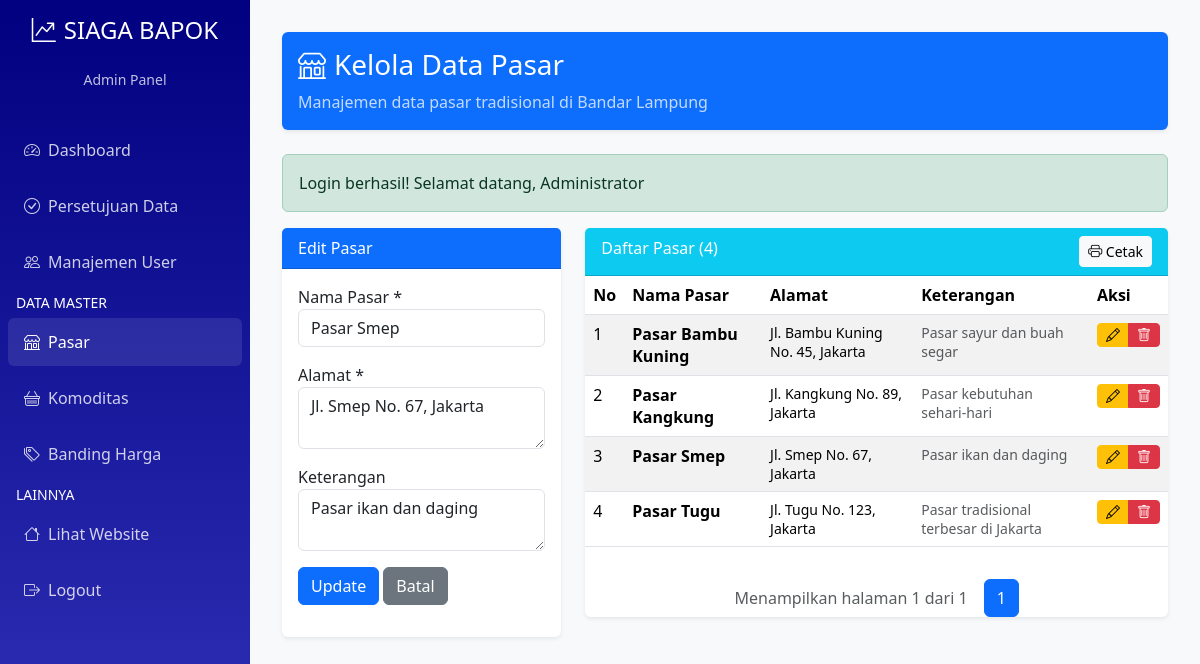
Screenshot of /admin/markets.php?edit=3 (signed in) with the database file from the repository.
### tables this page shows
CREATE TABLE pasar (
    id_pasar INT PRIMARY KEY AUTO_INCREMENT,
    nama_pasar VARCHAR(100) NOT NULL,
    alamat TEXT,
    keterangan TEXT,
    created_at TIMESTAMP DEFAULT CURRENT_TIMESTAMP,
    updated_at TIMESTAMP DEFAULT CURRENT_TIMESTAMP ON UPDATE CURRENT_TIMESTAMP
);

### config/database.php (called while the page is built, shortened)
<?php
class Database {
    private $host = 'localhost';
    private $username = 'root';
    private $password = '';
    private $database = 'siagabapok_db';
    private $charset = 'utf8mb4';
    private $pdo;
    private function connect() {
        try {
            $dsn = "mysql:host={$this->host};dbname={$this->database};charset={$this->charset}";
            $options = [
                PDO::ATTR_ERRMODE => PDO::ERRMODE_EXCEPTION,
                PDO::ATTR_DEFAULT_FETCH_MODE => PDO::FETCH_ASSOC,
                PDO::ATTR_EMULATE_PREPARES => false,
            ];
            $this->pdo = new PDO($dsn, $this->username, $this->password, $options);
        } catch (PDOException $e) {
            die("Database connection failed: " . $e->getMessage());
        }
    }
    public function query($sql, $params = []) {
        try {
            $stmt = $this->pdo->prepare($sql);
            $stmt->execute($params);
            return $stmt;
        } catch (PDOException $e) {
            error_log("Database query error: " . $e->getMessage());
            throw $e;
        }
    }
    public function fetchAll($sql, $params = []) {
        $stmt = $this->query($sql, $params);
        return $stmt->fetchAll();
    }
    public function fetchOne($sql, $params = []) {
        $stmt = $this->query($sql, $params);
        return $stmt->fetch();
    }
    public function execute($sql, $params = []) {
        $stmt = $this->query($sql, $params);
        return $stmt->rowCount();
    }
}
?>

### public/admin/markets.php (the view, shortened to what this page needs)
<?php
require_once __DIR__ . '/../../src/models/Price.php';
require_once __DIR__ . '/../../config/database.php';
if ($_SESSION['role'] === 'admin') {
    include __DIR__ . '/sidebar_admin.php';
} elseif ($_SESSION['role'] === 'uptd') {
    include __DIR__ . '/sidebar_uptd.php';
}
$db = new Database();
$createTableSql = "CREATE TABLE IF NOT EXISTS pasar (
    id_pasar INT PRIMARY KEY AUTO_INCREMENT,
    nama_pasar VARCHAR(100) NOT NULL,
    alamat TEXT,
    keterangan TEXT,
    created_at TIMESTAMP DEFAULT CURRENT_TIMESTAMP,
    updated_at TIMESTAMP DEFAULT CURRENT_TIMESTAMP ON UPDATE CURRENT_TIMESTAMP
)";
$db->query($createTableSql);
$search = isset($_GET['search']) ? trim($_GET['search']) : '';
$page = isset($_GET['page']) ? max(1, (int)$_GET['page']) : 1;
$perPage = 10;
$where = $search ? "WHERE nama_pasar LIKE ?" : "";
$params = $search ? ["%$search%"] : [];
$total = $db->fetchOne("SELECT COUNT(*) as cnt FROM pasar $where", $params)['cnt'];
$pages = ceil($total / $perPage);
$offset = ($page - 1) * $perPage;
$markets = $db->fetchAll("SELECT * FROM pasar $where ORDER BY nama_pasar ASC LIMIT $perPage OFFSET $offset", $params);
$editMarket = null;
if (!empty($_GET['edit'])) {
    $editId = (int)$_GET['edit'];
    $editMarket = $db->fetchOne("SELECT * FROM pasar WHERE id_pasar = ?", [$editId]);
}
?>
<!DOCTYPE html>
<html lang="id">
<head>
    <link href="https://cdn.jsdelivr.net/npm/bootstrap@5.3.2/dist/css/bootstrap.min.css" rel="stylesheet">
    <link href="https://cdn.jsdelivr.net/npm/bootstrap-icons@1.11.1/font/bootstrap-icons.css" rel="stylesheet">
</head>
<body>
    <div class="main-content">
    <div class="row mb-4">
        <div class="col-12">
            <div class="card bg-primary text-white">
                <div class="card-body">
                    <h1 class="h3 mb-0"><i class="bi bi-shop me-2"></i>Kelola Data Pasar</h1>
                    <p class="mb-0 mt-2 opacity-75">Manajemen data pasar tradisional di Bandar Lampung</p>
                </div>
            </div>
        </div>
    </div>
    <?php if (isset($_SESSION['success'])): ?>
        <div class="alert alert-success alert-dismissible fade show"><?php echo $_SESSION['success']; unset($_SESSION['success']); ?></div>
    <?php endif; ?>
    <div class="row">
        <div class="col-lg-4 mb-4">
            <div class="card">
                <div class="card-header bg-primary text-white"><?php echo $editMarket ? 'Edit Pasar' : 'Tambah Pasar Baru'; ?></div>
                <div class="card-body">
                    <form method="POST">
                        <div class="mb-3">
                            <label for="nama_pasar">Nama Pasar *</label>
                            <input type="text" class="form-control" name="nama_pasar" value="<?php echo $editMarket['nama_pasar'] ?? ''; ?>" required>
                        </div>
                        <div class="mb-3">
                            <label for="alamat">Alamat *</label>
                            <textarea class="form-control" name="alamat" required><?php echo $editMarket['alamat'] ?? ''; ?></textarea>
                        </div>
                        <div class="mb-3">
                            <label for="keterangan">Keterangan</label>
                            <textarea class="form-control" name="keterangan"><?php echo $editMarket['keterangan'] ?? ''; ?></textarea>
                        </div>
                        <button type="submit" class="btn btn-primary"><?php echo $editMarket ? 'Update' : 'Simpan'; ?></button>
                        <?php if ($editMarket): ?>
                            <a href="markets.php" class="btn btn-secondary">Batal</a>
                        <?php endif; ?>
                    </form>
                </div>
            </div>
        </div>
        <div class="col-lg-8 mb-4">
            <div class="card">
                <div class="card-header bg-info text-white d-flex justify-content-between">
                    <span>Daftar Pasar (<?php echo $total; ?>)</span>
                    <button class="btn btn-light btn-sm" onclick="window.print()"><i class="bi bi-printer"></i> Cetak</button>
                </div>
                <div class="card-body p-0">
                    <?php if (!empty($markets)): ?>
                        <div class="table-responsive">
                            <table class="table table-striped">
                                <thead>
                                    <tr>
                                        <th>No</th>
                                        <th>Nama Pasar</th>
                                        <th>Alamat</th>
                                        <th>Keterangan</th>
                                        <th>Aksi</th>
                                    </tr>
                                </thead>
                                <tbody>
                                    <?php foreach ($markets as $index => $m): ?>
                                        <tr>
                                            <td><?= $offset + $index + 1; ?></td>
                                            <td><strong><?= htmlspecialchars($m['nama_pasar']); ?></strong></td>
                                            <td><small><?= htmlspecialchars($m['alamat']); ?></small></td>
                                            <td><small class="text-muted"><?= $m['keterangan'] ? htmlspecialchars($m['keterangan']) : '-'; ?></small></td>
                                            <td>
                                                <div class="btn-group btn-group-sm">
                                                    <a href="?edit=<?= $m['id_pasar']; ?>" class="btn btn-warning btn-sm"><i class="bi bi-pencil"></i></a>
                                                    <button type="button" class="btn btn-danger btn-sm"
                                                            onclick="deleteMarket(<?= $m['id_pasar']; ?>, '<?= addslashes($m['nama_pasar']); ?>')">
                                                        <i class="bi bi-trash"></i>
                                                    </button>
                                                </div>
                                            </td>
                                        </tr>
                                    <?php endforeach; ?>
                                </tbody>
                            </table>
                        </div>
                            <div class="d-flex flex-column flex-lg-row justify-content-center align-items-center gap-3 mt-3">
                                <div class="text-muted">
                                    Menampilkan halaman <?= $page ?> dari <?= $pages ?>
                                </div>
                                <nav>
                                    <ul class="pagination mb-0">
                                        <?php for ($p = 1; $p <= $pages; $p++): ?>
                                            <li class="page-item <?= $p == $page ? 'active' : '' ?>">
                                                <a class="page-link" href="?search=<?= urlencode($search) ?>&page=<?= $p ?>">
                                                    <?= $p ?>
                                                </a>
                                            </li>
                                        <?php endfor; ?>
                                    </ul>
                                </nav>
                            </div>
            </div>
        </div>
    </div>
                    <?php else: ?>
                        <div class="p-3">Belum ada data pasar</div>
                    <?php endif; ?>
                </div>
            </div>
</body>
</html>

### public/admin/markets.php (style rules this page uses)
:root { --primary-green: #000080; --light-green: #d4edda; --dark-green: #3232b9ff; --sidebar-width: 250px; }
body { background-color: #f8f9fa; }
.main-content { margin-left: var(--sidebar-width); padding: 2rem; }
.card { border: none; box-shadow: 0 0.125rem 0.25rem rgba(0, 0, 0, 0.075); }

### rows the page displays
pasar: nama_pasar "Pasar Smep", alamat "Jl. Smep No. 67, Jakarta", keterangan "Pasar ikan dan daging", index "3"
pasar: index "1", nama_pasar "Pasar Bambu Kuning", alamat "Jl. Bambu Kuning No. 45, Jakarta", keterangan "Pasar sayur dan buah segar"
pasar: index "2", nama_pasar "Pasar Kangkung", alamat "Jl. Kangkung No. 89, Jakarta", keterangan "Pasar kebutuhan sehari-hari"
pasar: index "4", nama_pasar "Pasar Tugu", alamat "Jl. Tugu No. 123, Jakarta", keterangan "Pasar tradisional terbesar di Jakarta"

### other values shown
$_SESSION['success'] "Login berhasil! Selamat datang, Administrator"
$total "4"
$page "1"
$pages "1"
